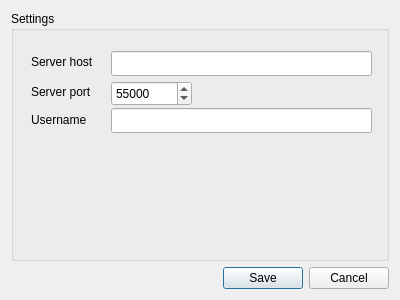
<?xml version="1.0" encoding="UTF-8"?>
<ui version="4.0">
 <class>SettingsWindow</class>
 <widget class="QDialog" name="SettingsWindow">
  <property name="windowModality">
   <enum>Qt::ApplicationModal</enum>
  </property>
  <property name="geometry">
   <rect>
    <x>0</x>
    <y>0</y>
    <width>400</width>
    <height>300</height>
   </rect>
  </property>
  <property name="windowTitle">
   <string>Settings</string>
  </property>
  <property name="modal">
   <bool>true</bool>
  </property>
  <layout class="QVBoxLayout" name="verticalLayout">
   <item>
    <widget class="QGroupBox" name="groupBox">
     <property name="title">
      <string>Settings</string>
     </property>
     <property name="flat">
      <bool>false</bool>
     </property>
     <widget class="QLabel" name="label_2">
      <property name="geometry">
       <rect>
        <x>20</x>
        <y>43</y>
        <width>71</width>
        <height>16</height>
       </rect>
      </property>
      <property name="text">
       <string>Server host</string>
      </property>
     </widget>
     <widget class="QLineEdit" name="serverHost">
      <property name="geometry">
       <rect>
        <x>100</x>
        <y>40</y>
        <width>261</width>
        <height>25</height>
       </rect>
      </property>
     </widget>
     <widget class="QSpinBox" name="serverPort">
      <property name="geometry">
       <rect>
        <x>100</x>
        <y>70</y>
        <width>81</width>
        <height>25</height>
       </rect>
      </property>
      <property name="maximum">
       <number>999999</number>
      </property>
      <property name="value">
       <number>55000</number>
      </property>
     </widget>
     <widget class="QLabel" name="label">
      <property name="geometry">
       <rect>
        <x>20</x>
        <y>73</y>
        <width>71</width>
        <height>16</height>
       </rect>
      </property>
      <property name="text">
       <string>Server port</string>
      </property>
     </widget>
     <widget class="QLineEdit" name="userName">
      <property name="geometry">
       <rect>
        <x>100</x>
        <y>97</y>
        <width>261</width>
        <height>25</height>
       </rect>
      </property>
     </widget>
     <widget class="QLabel" name="label_3">
      <property name="geometry">
       <rect>
        <x>20</x>
        <y>101</y>
        <width>71</width>
        <height>16</height>
       </rect>
      </property>
      <property name="text">
       <string>Username</string>
      </property>
     </widget>
    </widget>
   </item>
   <item>
    <widget class="QDialogButtonBox" name="buttonBox">
     <property name="orientation">
      <enum>Qt::Horizontal</enum>
     </property>
     <property name="standardButtons">
      <set>QDialogButtonBox::Cancel|QDialogButtonBox::Save</set>
     </property>
     <property name="centerButtons">
      <bool>false</bool>
     </property>
    </widget>
   </item>
  </layout>
 </widget>
 <resources/>
 <connections>
  <connection>
   <sender>buttonBox</sender>
   <signal>accepted()</signal>
   <receiver>SettingsWindow</receiver>
   <slot>accept()</slot>
   <hints>
    <hint type="sourcelabel">
     <x>222</x>
     <y>286</y>
    </hint>
    <hint type="destinationlabel">
     <x>157</x>
     <y>274</y>
    </hint>
   </hints>
  </connection>
  <connection>
   <sender>buttonBox</sender>
   <signal>rejected()</signal>
   <receiver>SettingsWindow</receiver>
   <slot>reject()</slot>
   <hints>
    <hint type="sourcelabel">
     <x>199</x>
     <y>283</y>
    </hint>
    <hint type="destinationlabel">
     <x>199</x>
     <y>149</y>
    </hint>
   </hints>
  </connection>
 </connections>
</ui>
